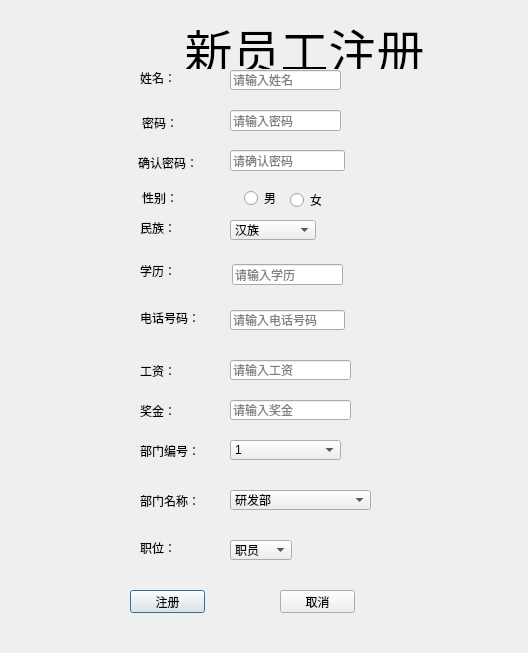
<?xml version="1.0" encoding="UTF-8"?>
<ui version="4.0">
 <class>InsertEmployee</class>
 <widget class="QDialog" name="InsertEmployee">
  <property name="geometry">
   <rect>
    <x>0</x>
    <y>0</y>
    <width>528</width>
    <height>653</height>
   </rect>
  </property>
  <property name="windowTitle">
   <string>员工注册</string>
  </property>
  <widget class="QLabel" name="Title">
   <property name="geometry">
    <rect>
     <x>137</x>
     <y>14</y>
     <width>335</width>
     <height>55</height>
    </rect>
   </property>
   <property name="sizePolicy">
    <sizepolicy hsizetype="Preferred" vsizetype="Minimum">
     <horstretch>0</horstretch>
     <verstretch>0</verstretch>
    </sizepolicy>
   </property>
   <property name="minimumSize">
    <size>
     <width>335</width>
     <height>0</height>
    </size>
   </property>
   <property name="maximumSize">
    <size>
     <width>400</width>
     <height>300</height>
    </size>
   </property>
   <property name="font">
    <font>
     <pointsize>16</pointsize>
    </font>
   </property>
   <property name="text">
    <string>&lt;html&gt;&lt;head/&gt;&lt;body&gt;&lt;p align=&quot;center&quot;&gt;&lt;span style=&quot; font-size:36pt;&quot;&gt;新员工注册&lt;/span&gt;&lt;/p&gt;&lt;/body&gt;&lt;/html&gt;</string>
   </property>
   <property name="alignment">
    <set>Qt::AlignCenter</set>
   </property>
  </widget>
  <widget class="QLabel" name="label_Bonus">
   <property name="geometry">
    <rect>
     <x>140</x>
     <y>400</y>
     <width>36</width>
     <height>21</height>
    </rect>
   </property>
   <property name="text">
    <string>奖金：</string>
   </property>
  </widget>
  <widget class="QLineEdit" name="employee_Bonus">
   <property name="geometry">
    <rect>
     <x>230</x>
     <y>400</y>
     <width>121</width>
     <height>20</height>
    </rect>
   </property>
   <property name="placeholderText">
    <string>请输入奖金</string>
   </property>
  </widget>
  <widget class="QLabel" name="label_departmentNum">
   <property name="geometry">
    <rect>
     <x>140</x>
     <y>440</y>
     <width>60</width>
     <height>21</height>
    </rect>
   </property>
   <property name="text">
    <string>部门编号：</string>
   </property>
  </widget>
  <widget class="QComboBox" name="departmet_Num">
   <property name="geometry">
    <rect>
     <x>230</x>
     <y>440</y>
     <width>111</width>
     <height>20</height>
    </rect>
   </property>
   <item>
    <property name="text">
     <string>1</string>
    </property>
   </item>
   <item>
    <property name="text">
     <string>2</string>
    </property>
   </item>
   <item>
    <property name="text">
     <string>3</string>
    </property>
   </item>
   <item>
    <property name="text">
     <string>4</string>
    </property>
   </item>
   <item>
    <property name="text">
     <string>5</string>
    </property>
   </item>
   <item>
    <property name="text">
     <string>6</string>
    </property>
   </item>
  </widget>
  <widget class="QComboBox" name="department_Name">
   <property name="geometry">
    <rect>
     <x>230</x>
     <y>490</y>
     <width>141</width>
     <height>20</height>
    </rect>
   </property>
   <item>
    <property name="text">
     <string>研发部</string>
    </property>
   </item>
   <item>
    <property name="text">
     <string>财务部</string>
    </property>
   </item>
   <item>
    <property name="text">
     <string>行政部</string>
    </property>
   </item>
   <item>
    <property name="text">
     <string>销售部</string>
    </property>
   </item>
   <item>
    <property name="text">
     <string>公关部</string>
    </property>
   </item>
   <item>
    <property name="text">
     <string>仓管部</string>
    </property>
   </item>
  </widget>
  <widget class="QLabel" name="label_departmentName">
   <property name="geometry">
    <rect>
     <x>140</x>
     <y>490</y>
     <width>60</width>
     <height>21</height>
    </rect>
   </property>
   <property name="text">
    <string>部门名称：</string>
   </property>
  </widget>
  <widget class="QLabel" name="label_Position">
   <property name="geometry">
    <rect>
     <x>140</x>
     <y>540</y>
     <width>36</width>
     <height>16</height>
    </rect>
   </property>
   <property name="text">
    <string>职位：</string>
   </property>
  </widget>
  <widget class="QComboBox" name="employee_Position">
   <property name="geometry">
    <rect>
     <x>230</x>
     <y>540</y>
     <width>62</width>
     <height>20</height>
    </rect>
   </property>
   <item>
    <property name="text">
     <string>职员</string>
    </property>
   </item>
   <item>
    <property name="text">
     <string>副部长</string>
    </property>
   </item>
   <item>
    <property name="text">
     <string>部长</string>
    </property>
   </item>
   <item>
    <property name="text">
     <string>总监</string>
    </property>
   </item>
   <item>
    <property name="text">
     <string>总经理</string>
    </property>
   </item>
   <item>
    <property name="text">
     <string>董事长</string>
    </property>
   </item>
   <item>
    <property name="text">
     <string>总裁</string>
    </property>
   </item>
  </widget>
  <widget class="QPushButton" name="Login">
   <property name="geometry">
    <rect>
     <x>130</x>
     <y>590</y>
     <width>75</width>
     <height>23</height>
    </rect>
   </property>
   <property name="text">
    <string>注册</string>
   </property>
  </widget>
  <widget class="QPushButton" name="Cancel">
   <property name="geometry">
    <rect>
     <x>280</x>
     <y>590</y>
     <width>75</width>
     <height>23</height>
    </rect>
   </property>
   <property name="text">
    <string>取消</string>
   </property>
  </widget>
  <widget class="QLabel" name="label_Password">
   <property name="geometry">
    <rect>
     <x>142</x>
     <y>112</y>
     <width>41</width>
     <height>21</height>
    </rect>
   </property>
   <property name="text">
    <string>密码：</string>
   </property>
  </widget>
  <widget class="QLineEdit" name="Password">
   <property name="geometry">
    <rect>
     <x>230</x>
     <y>110</y>
     <width>111</width>
     <height>21</height>
    </rect>
   </property>
   <property name="echoMode">
    <enum>QLineEdit::Password</enum>
   </property>
   <property name="placeholderText">
    <string>请输入密码</string>
   </property>
   <property name="clearButtonEnabled">
    <bool>true</bool>
   </property>
  </widget>
  <widget class="QLabel" name="label">
   <property name="geometry">
    <rect>
     <x>138</x>
     <y>152</y>
     <width>60</width>
     <height>21</height>
    </rect>
   </property>
   <property name="text">
    <string>确认密码：</string>
   </property>
  </widget>
  <widget class="QLineEdit" name="Password_Again">
   <property name="geometry">
    <rect>
     <x>230</x>
     <y>150</y>
     <width>115</width>
     <height>21</height>
    </rect>
   </property>
   <property name="echoMode">
    <enum>QLineEdit::Password</enum>
   </property>
   <property name="placeholderText">
    <string>请确认密码</string>
   </property>
   <property name="clearButtonEnabled">
    <bool>true</bool>
   </property>
  </widget>
  <widget class="QLabel" name="label_TEL">
   <property name="geometry">
    <rect>
     <x>140</x>
     <y>310</y>
     <width>60</width>
     <height>16</height>
    </rect>
   </property>
   <property name="text">
    <string>电话号码：</string>
   </property>
  </widget>
  <widget class="QLineEdit" name="employee_Tel">
   <property name="geometry">
    <rect>
     <x>230</x>
     <y>310</y>
     <width>115</width>
     <height>20</height>
    </rect>
   </property>
   <property name="placeholderText">
    <string>请输入电话号码</string>
   </property>
  </widget>
  <widget class="QLabel" name="label_Sex">
   <property name="geometry">
    <rect>
     <x>142</x>
     <y>190</y>
     <width>36</width>
     <height>16</height>
    </rect>
   </property>
   <property name="text">
    <string>性别：</string>
   </property>
  </widget>
  <widget class="QRadioButton" name="Employee_Sex_Man">
   <property name="geometry">
    <rect>
     <x>244</x>
     <y>190</y>
     <width>51</width>
     <height>16</height>
    </rect>
   </property>
   <property name="text">
    <string>男</string>
   </property>
  </widget>
  <widget class="QRadioButton" name="Employee_Sex_woman">
   <property name="geometry">
    <rect>
     <x>290</x>
     <y>190</y>
     <width>31</width>
     <height>20</height>
    </rect>
   </property>
   <property name="text">
    <string>女</string>
   </property>
  </widget>
  <widget class="QLabel" name="label_Nationality">
   <property name="geometry">
    <rect>
     <x>140</x>
     <y>220</y>
     <width>36</width>
     <height>16</height>
    </rect>
   </property>
   <property name="text">
    <string>民族：</string>
   </property>
  </widget>
  <widget class="QComboBox" name="Employee_Nationality">
   <property name="geometry">
    <rect>
     <x>230</x>
     <y>220</y>
     <width>86</width>
     <height>20</height>
    </rect>
   </property>
   <item>
    <property name="text">
     <string>汉族</string>
    </property>
   </item>
   <item>
    <property name="text">
     <string>满族</string>
    </property>
   </item>
   <item>
    <property name="text">
     <string>蒙古族</string>
    </property>
   </item>
   <item>
    <property name="text">
     <string>基诺族</string>
    </property>
   </item>
   <item>
    <property name="text">
     <string>瑶族</string>
    </property>
   </item>
   <item>
    <property name="text">
     <string>土家族</string>
    </property>
   </item>
   <item>
    <property name="text">
     <string>白族</string>
    </property>
   </item>
   <item>
    <property name="text">
     <string>回族</string>
    </property>
   </item>
   <item>
    <property name="text">
     <string>藏族</string>
    </property>
   </item>
   <item>
    <property name="text">
     <string>维吾尔族</string>
    </property>
   </item>
   <item>
    <property name="text">
     <string>苗族</string>
    </property>
   </item>
   <item>
    <property name="text">
     <string>彝族</string>
    </property>
   </item>
   <item>
    <property name="text">
     <string>壮族</string>
    </property>
   </item>
   <item>
    <property name="text">
     <string>布依族</string>
    </property>
   </item>
   <item>
    <property name="text">
     <string>侗族</string>
    </property>
   </item>
   <item>
    <property name="text">
     <string>哈尼族</string>
    </property>
   </item>
   <item>
    <property name="text">
     <string>哈萨克族</string>
    </property>
   </item>
   <item>
    <property name="text">
     <string>傣族</string>
    </property>
   </item>
   <item>
    <property name="text">
     <string>黎族</string>
    </property>
   </item>
   <item>
    <property name="text">
     <string>傈傈族</string>
    </property>
   </item>
   <item>
    <property name="text">
     <string>佤族</string>
    </property>
   </item>
   <item>
    <property name="text">
     <string>畲族</string>
    </property>
   </item>
   <item>
    <property name="text">
     <string>高山族</string>
    </property>
   </item>
   <item>
    <property name="text">
     <string>拉祜族</string>
    </property>
   </item>
   <item>
    <property name="text">
     <string>水族</string>
    </property>
   </item>
   <item>
    <property name="text">
     <string>东乡族</string>
    </property>
   </item>
   <item>
    <property name="text">
     <string>纳西族</string>
    </property>
   </item>
   <item>
    <property name="text">
     <string>景颇族</string>
    </property>
   </item>
   <item>
    <property name="text">
     <string>柯尔克孜族</string>
    </property>
   </item>
   <item>
    <property name="text">
     <string>土族</string>
    </property>
   </item>
   <item>
    <property name="text">
     <string>达翰尔族</string>
    </property>
   </item>
   <item>
    <property name="text">
     <string>仫佬族</string>
    </property>
   </item>
   <item>
    <property name="text">
     <string>羌族</string>
    </property>
   </item>
   <item>
    <property name="text">
     <string>布朗族</string>
    </property>
   </item>
   <item>
    <property name="text">
     <string>撒拉族</string>
    </property>
   </item>
   <item>
    <property name="text">
     <string>毛南族</string>
    </property>
   </item>
   <item>
    <property name="text">
     <string>仡佬族</string>
    </property>
   </item>
   <item>
    <property name="text">
     <string>锡伯族</string>
    </property>
   </item>
   <item>
    <property name="text">
     <string>阿昌族</string>
    </property>
   </item>
   <item>
    <property name="text">
     <string>普米族</string>
    </property>
   </item>
   <item>
    <property name="text">
     <string>朝鲜族</string>
    </property>
   </item>
   <item>
    <property name="text">
     <string>塔吉克族</string>
    </property>
   </item>
   <item>
    <property name="text">
     <string>怒族</string>
    </property>
   </item>
   <item>
    <property name="text">
     <string>乌孜别克族</string>
    </property>
   </item>
   <item>
    <property name="text">
     <string>俄罗斯族</string>
    </property>
   </item>
   <item>
    <property name="text">
     <string>鄂温克族</string>
    </property>
   </item>
   <item>
    <property name="text">
     <string>德昂族</string>
    </property>
   </item>
   <item>
    <property name="text">
     <string>保安族</string>
    </property>
   </item>
   <item>
    <property name="text">
     <string>裕固族</string>
    </property>
   </item>
   <item>
    <property name="text">
     <string>京族</string>
    </property>
   </item>
   <item>
    <property name="text">
     <string>塔塔尔族</string>
    </property>
   </item>
   <item>
    <property name="text">
     <string>独龙族</string>
    </property>
   </item>
   <item>
    <property name="text">
     <string>鄂伦春族</string>
    </property>
   </item>
   <item>
    <property name="text">
     <string>赫哲族</string>
    </property>
   </item>
   <item>
    <property name="text">
     <string>门巴族</string>
    </property>
   </item>
   <item>
    <property name="text">
     <string>珞巴族</string>
    </property>
   </item>
   <item>
    <property name="text">
     <string>基诺族汉族</string>
    </property>
   </item>
  </widget>
  <widget class="QLineEdit" name="employee_Education">
   <property name="geometry">
    <rect>
     <x>232</x>
     <y>264</y>
     <width>111</width>
     <height>21</height>
    </rect>
   </property>
   <property name="placeholderText">
    <string>请输入学历</string>
   </property>
   <property name="clearButtonEnabled">
    <bool>true</bool>
   </property>
  </widget>
  <widget class="QLabel" name="label_Education">
   <property name="geometry">
    <rect>
     <x>140</x>
     <y>260</y>
     <width>36</width>
     <height>21</height>
    </rect>
   </property>
   <property name="text">
    <string>学历：</string>
   </property>
  </widget>
  <widget class="QLabel" name="label_Salary">
   <property name="geometry">
    <rect>
     <x>140</x>
     <y>360</y>
     <width>36</width>
     <height>21</height>
    </rect>
   </property>
   <property name="text">
    <string>工资：</string>
   </property>
  </widget>
  <widget class="QLineEdit" name="employee_Salary">
   <property name="geometry">
    <rect>
     <x>230</x>
     <y>360</y>
     <width>121</width>
     <height>20</height>
    </rect>
   </property>
   <property name="placeholderText">
    <string>请输入工资</string>
   </property>
   <property name="clearButtonEnabled">
    <bool>true</bool>
   </property>
  </widget>
  <widget class="QLabel" name="label_Name">
   <property name="geometry">
    <rect>
     <x>140</x>
     <y>70</y>
     <width>41</width>
     <height>16</height>
    </rect>
   </property>
   <property name="text">
    <string>姓名：</string>
   </property>
  </widget>
  <widget class="QLineEdit" name="Employee_Name">
   <property name="geometry">
    <rect>
     <x>230</x>
     <y>70</y>
     <width>111</width>
     <height>20</height>
    </rect>
   </property>
   <property name="placeholderText">
    <string>请输入姓名</string>
   </property>
  </widget>
 </widget>
 <layoutdefault spacing="6" margin="11"/>
 <resources/>
 <connections/>
</ui>
